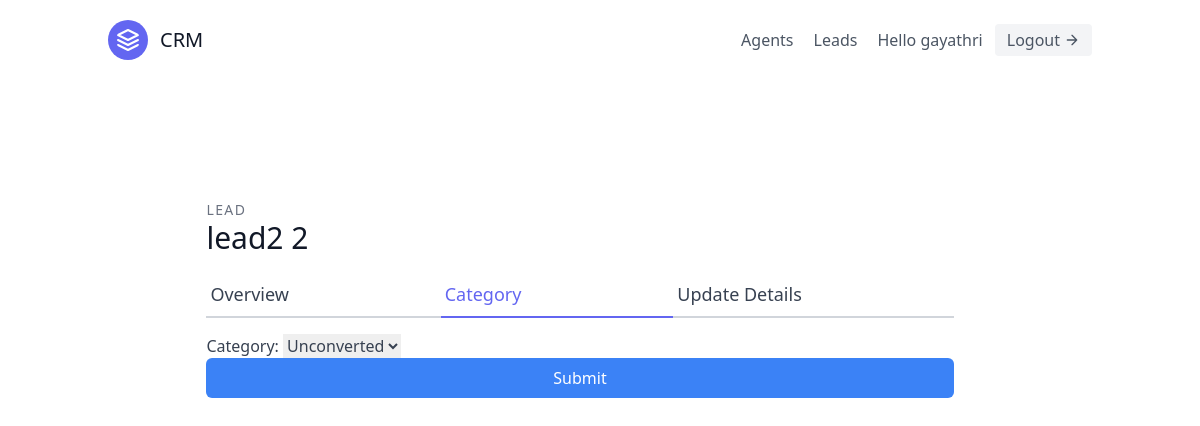
Screenshot of /leads/3/category/ (signed in) with the database file from the repository.
### leads/models.py (models this page shows, shortened)
class User(AbstractUser):
    is_organiser = models.BooleanField(default=True)
    is_agent = models.BooleanField(default=False)

class Lead(models.Model):
    first_name = models.CharField(max_length=20)
    last_name = models.CharField(max_length=20)
    age = models.IntegerField(default=0)
    organisation = models.ForeignKey(UserProfile, on_delete=models.CASCADE )
    agent = models.ForeignKey(Agent , on_delete = models.SET_NULL, blank=True, null= True)
    description = models.TextField()
    date_added = models.DateTimeField(auto_now_add = True)
    phone_number = models.CharField(max_length=20)
    email = models.EmailField()
    category = models.ForeignKey("Category" ,related_name= "leads", on_delete=models.SET_NULL, null = True , blank = True)

### leads/views.py (the view, shortened to what this page needs)
# urls.py: path('<int:pk>/category/', LeadCategoryUpdateView.as_view(), name = "lead-category-update"),
class LeadCategoryUpdateView(LoginRequiredMixin,UpdateView):
    template_name = "leads/lead_category_update.html"
    form_class = LeadCategoryUpdateForm
    def get_queryset(self):
        user = self.request.user
        if user.is_organiser:
            queryset = Lead.objects.filter(organisation=user.userprofile)
        else:
            queryset = Lead.objects.filter(organisation=user.agent.organisation)
            queryset = queryset.filter(agent__user=user)
        return queryset

### leads/forms.py
class LeadCategoryUpdateForm(forms.ModelForm):
    class Meta:
        model = Lead
        fields = (
            'category',
        )

### leads/models.py (called while the page is built)
    def __str__(self):
        return self.name

### leads/templates/leads/lead_category_update.html (shortened to what this page needs)
{% extends "base.html" %}
{% load tailwind_filters %}
{% block content %}
<section class="text-gray-700 body-font overflow-hidden">
    <div class="container px-5 py-24 mx-auto">
      <div class="lg:w-4/5 mx-auto flex flex-wrap">
        <div class="w-full lg:pr-10 lg:py-6 mb-6 lg:mb-0">
            <h2 class="text-sm title-font text-gray-500 tracking-widest">LEAD</h2>
            <h1 class="text-gray-900 text-3xl title-font font-medium mb-4">{{ lead.first_name }} {{ lead.last_name }}</h1>
            <div class="flex mb-4">
                <a href="{% url 'leads:lead-detail' lead.pk %}" class="flex-grow border-b-2 border-gray-300 py-2 text-lg px-1">
                    Overview
                </a>
                <a href="{% url 'leads:lead-category-update' lead.pk %}" class="flex-grow text-indigo-500 border-b-2 border-indigo-500 py-2 text-lg px-1">
                    Category
                </a>
                <a href="{% url 'leads:lead-update' lead.pk %}" class="flex-grow border-b-2 border-gray-300 py-2 text-lg px-1">
                    Update Details
                </a>
            </div>
            <form form method="post">
                {{ form|crispy }}
                <button type="submit" class="w-full text-white bg-blue-500 hover:bg-blue-600 px-3 py-2 rounded-md">Submit</button>
            </form>
        </div>
      </div>
    </div>
  </section>
{% endblock content %}

### templates/navbar.html (shortened to what this page needs)
<header class="text-gray-600 body-font">
    <div class="container mx-auto flex flex-wrap p-5 flex-col md:flex-row items-center">
      <a class="flex title-font font-medium items-center text-gray-900 mb-4 md:mb-0">
        <svg xmlns="http://www.w3.org/2000/svg" fill="none" stroke="currentColor" stroke-linecap="round" stroke-linejoin="round" stroke-width="2" class="w-10 h-10 text-white p-2 bg-indigo-500 rounded-full" viewBox="0 0 24 24">
          <path d="M12 2L2 7l10 5 10-5-10-5zM2 17l10 5 10-5M2 12l10 5 10-5"></path>
        </svg>
        <span class="ml-3 text-xl">CRM</span>
      </a>
      <nav class="md:ml-auto flex flex-wrap items-center text-base justify-center">
        {% if not request.user.is_authenticated %}
        <a href = "{% url 'signup' %}" class="mr-5 hover:text-gray-900">Sign Up</a>
        {% else %}
        {% if request.user.is_organiser %}
        <a href = "{% url 'agents:agent-list' %}" class="mr-5 hover:text-gray-900">Agents</a>
        {% endif %}
        <a href = "{% url 'leads:lead-list' %}" class="mr-5 hover:text-gray-900">Leads</a>
        {% endif %}
      </nav>
      {% if request.user.is_authenticated %}
      <p>Hello {{ request.user.username }}</p>
      <a href = "{% url 'logout' %}" class="ml-3 inline-flex items-center bg-gray-100 border-0 py-1 px-3 focus:outline-none hover:bg-gray-200 rounded text-base mt-4 md:mt-0">
        Logout
      <svg fill="none" stroke="currentColor" stroke-linecap="round" stroke-linejoin="round" stroke-width="2" class="w-4 h-4 ml-1" viewBox="0 0 24 24">
        <path d="M5 12h14M12 5l7 7-7 7"></path>
      </svg>
  </a>
    {% endif %}
    </div>
  </header>

### rows the page displays
User: user.username "gayathri"
Lead: first_name "lead2", last_name "2", category "Unconverted"
